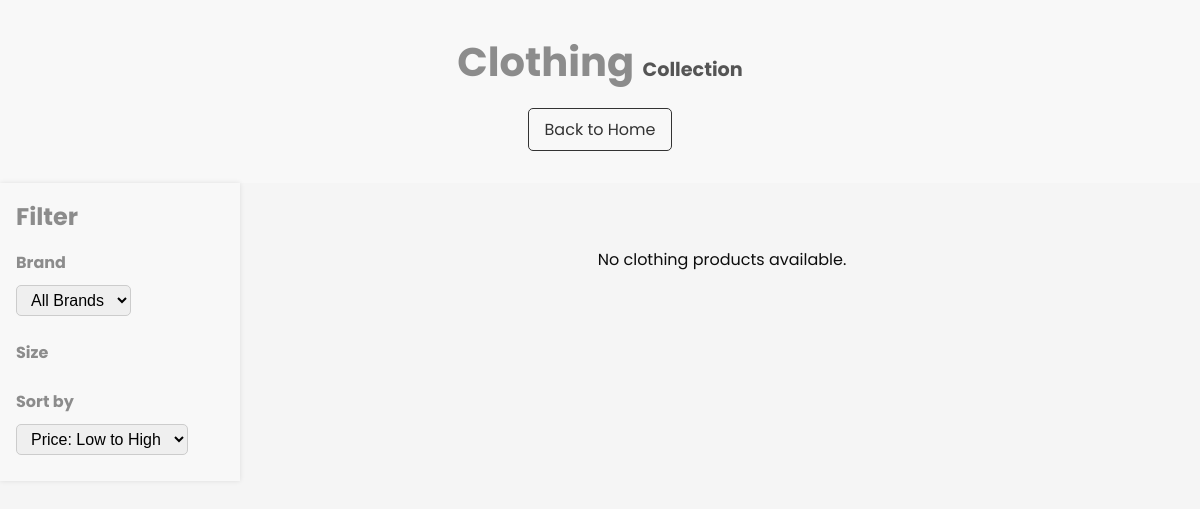
The app's page /clothing/, older data.
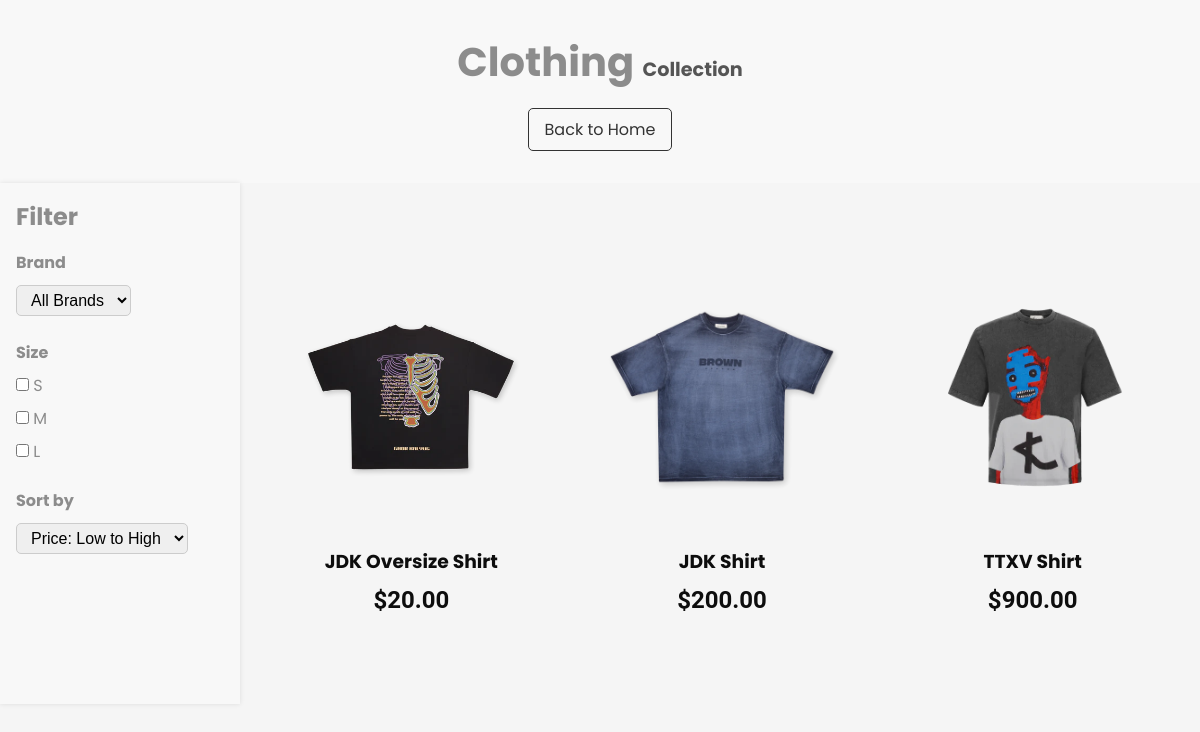
The same page, newer data.
### store/models.py (models this page shows, shortened)
class Product(models.Model):
    brand = models.CharField(max_length=255)
    name = models.CharField(max_length=255)
    image = models.ImageField(upload_to='products/')
    product_type = models.CharField(max_length=100, choices=[
        ('shoes', 'Shoes'),
        ('clothing', 'Clothing'),
        ('accessories', 'Accessories'),
    ])
    def lowest_price(self):
        sizes = self.sizes.all()
        if sizes:
            return min(size.price for size in sizes)
        return None

class ProductSize(models.Model):
    product = models.ForeignKey(Product, related_name='sizes', on_delete=models.CASCADE)
    size = models.CharField(max_length=10)
    price = models.DecimalField(max_digits=10, decimal_places=2)
    stock = models.PositiveIntegerField(default=0)

### store/views.py (the view)
# urls.py: path('clothing/', views.clothing_view, name='clothing_page'),
def clothing_view(request):
    clothing_products = Product.objects.filter(product_type='clothing')
    brand = request.GET.get('brand')
    if brand and brand != 'all':
        clothing_products = clothing_products.filter(brand=brand)
    sizes = request.GET.getlist('size')
    if sizes:
        clothing_products = clothing_products.filter(sizes__size__in=sizes).distinct()
    sort_option = request.GET.get('sort', 'best')  # Default to "best"
    if sort_option == 'low-to-high':
        clothing_products = clothing_products.annotate(min_price=Min('sizes__price')).order_by('min_price')
    elif sort_option == 'high-to-low':
        clothing_products = clothing_products.annotate(max_price=Max('sizes__price')).order_by('-max_price')
    min_price = request.GET.get('min_price')
    max_price = request.GET.get('max_price')
    if min_price and max_price:
        clothing_products = clothing_products.filter(
            sizes__price__gte=min_price,
            sizes__price__lte=max_price
        ).distinct()
    brands = Product.objects.filter(product_type='clothing').values_list('brand', flat=True).distinct()
    sizes = ProductSize.objects.filter(product__product_type='clothing').values_list('size', flat=True).distinct()
    price_range = ProductSize.objects.filter(product__product_type='clothing').aggregate(
        min_price=Min('price'),
        max_price=Max('price')
    )
    context = {
        'products': clothing_products.distinct(),  # Ensure distinct products
        'brands': brands,
        'sizes': sizes,
        'price_range': price_range,
    }
    return render(request, 'store/clothing.html', context)

### store/templates/store/clothing.html (shortened to what this page needs)
<!DOCTYPE html>
<html lang="en">
<head>
    {% load static %}
    <link rel="stylesheet" href="{% static 'css/styles.css' %}">
</head>
<body>
    <header>
        <div class="accessories-header">
            <h1 class="accessories-title">Clothing <span class="accessories-subtitle">Collection</span></h1>
            <a href="{% url 'index' %}" class="accessories-back-button">Back to Home</a>
        </div>
    </header>
    <main class="accessories-page">
        <aside class="accessories-filter-sidebar">
            <h3 class="accessories-filter-title">Filter</h3>
            <div class="accessories-filter-group">
                <h4>Brand</h4>
                <select name="brand" id="brand-filter">
                    <option value="all">All Brands</option>
                </select>
            </div>
            <div class="accessories-filter-group">
                <h4>Size</h4>
                {% for size in sizes %}
                <label><input type="checkbox" name="size" value="{{ size }}"> {{ size }}</label>
                {% endfor %}
            </div>
        <h4>Sort by</h4>
        <select name="sort" onchange="this.form.submit()">
            <option value="low-to-high" {% if sort_option == 'low-to-high' %}selected{% endif %}>Price: Low to High</option>
        </select>
        </aside>
        <section class="accessories-product-section">
            <section class="product-section">
                <div class="container">
                    <div class="product-grid">
                        {% if products %}
                        {% for product in products %}
                        <div class="product-card">
                            <a href="{% url 'product_detail' product.id %}">
                                <img src="{{ product.image.url }}" alt="{{ product.name }}" class="product-image">
                            </a>
                            <h3>{{ product.name }}</h3>
                            <p class="product-price">
                                {% if product.lowest_price %}
                                    ${{ product.lowest_price }}
                                {% else %}
                                    Price not available
                                {% endif %}
                            </p>
                        </div>
                        {% endfor %}
                        {% else %}
                        <p>No clothing products available.</p>
                        {% endif %}
                    </div>
                </div>
            </section>
        </section>
    </main>
</body>
</html>

Row changes from the older to the newer data that the page shows:
added Product: image (picture), name "JDK Oversize Shirt", lowest_price "20.00"
added Product: image (picture), name "JDK Shirt", lowest_price "200.00"
added Product: image (picture), name "TTXV Shirt", lowest_price "900.00"
Text that changed along with them:
new list line: "☐ S"
new list line: "☐ M"
new list line: "☐ L"
text no longer shown: "No clothing products available."
